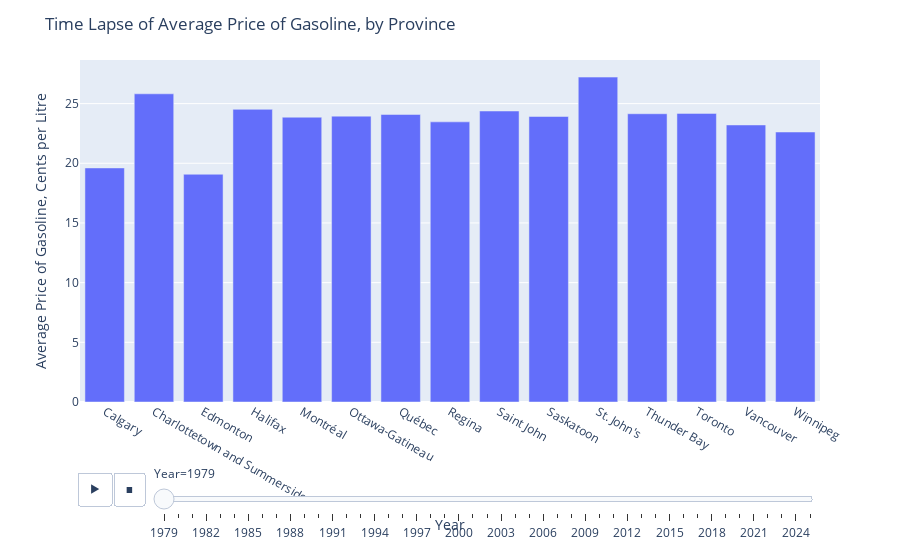

Notebook cell for this chart:
### Code cell
fig = px.bar(bycity,  
            x='City', y = "Value", animation_frame="Year")
fig.update_layout(
    title="Time Lapse of Average Price of Gasoline, by Province",
    xaxis_title="Year",
    yaxis_title="Average Price of Gasoline, Cents per Litre")

fig.show()

### Figure 1 — Plotly figure (JSON) as saved in the notebook; plotly's stock layout.template omitted (floating-point values rounded to 4 significant figures)
{"data": [{"hovertemplate": "Year=1979<br>City=%{x}<br>Value=%{y}<extra></extra>", "legendgroup": "", "marker": {"color": "#636efa", "pattern": {"shape": ""}}, "name": "", "orientation": "v", "showlegend": false, "textposition": "auto", "type": "bar", "x": ["Calgary", "Charlottetown and Summerside", "Edmonton", "Halifax", "Montréal", "Ottawa-Gatineau", "Québec", "Regina", "Saint John", "Saskatoon", "St. John's", "Thunder Bay", "Toronto", "Vancouver", "Winnipeg"], "xaxis": "x", "y": [19.61, 25.82, 19.08, 24.52, 23.86, 23.95, 24.09, 23.47, 24.38, 23.92, 27.22, 24.15, 24.18, 23.21, 22.62], "yaxis": "y"}], "layout": {"autosize": true, "barmode": "relative", "legend": {"tracegroupgap": 0}, "margin": {"t": 60}, "sliders": [{"active": 0, "currentvalue": {"prefix": "Year="}, "len": 0.9, "pad": {"b": 10, "t": 60}, "steps": [{"args": [["1979"], {"frame": {"duration": 0, "redraw": true}, "fromcurrent": true, "mode": "immediate", "transition": {"duration": 0, "easing": "linear"}}], "label": "1979", "method": "animate"}, {"args": [["1980"], {"frame": {"duration": 0, "redraw": true}, "fromcurrent": true, "mode": "immediate", "transition": {"duration": 0, "easing": "linear"}}], "label": "1980", "method": "animate"}, {"args": [["1981"], {"frame": {"duration": 0, "redraw": true}, "fromcurrent": true, "mode": "immediate", "transition": {"duration": 0, "easing": "linear"}}], "label": "1981", "method": "animate"}, {"args": [["1982"], {"frame": {"duration": 0, "redraw": true}, "fromcurrent": true, "mode": "immediate", "transition": {"duration": 0, "easing": "linear"}}], "label": "1982", "method": "animate"}, {"args": [["1983"], {"frame": {"duration": 0, "redraw": true}, "fromcurrent": true, "mode": "immediate", "transition": {"duration": 0, "easing": "linear"}}], "label": "1983", "method": "animate"}, {"args": [["1984"], {"frame": {"duration": 0, "redraw": true}, "fromcurrent": true, "mode": "immediate", "transition": {"duration": 0, "easing": "linear"}}], "label": "1984", "method": "animate"}, {"args": [["1985"], {"frame": {"duration": 0, "redraw": true}, "fromcurrent": true, "mode": "immediate", "transition": {"duration": 0, "easing": "linear"}}], "label": "1985", "method": "animate"}, {"args": [["1986"], {"frame": {"duration": 0, "redraw": true}, "fromcurrent": true, "mode": "immediate", "transition": {"duration": 0, "easing": "linear"}}], "label": "1986", "method": "animate"}, {"args": [["1987"], {"frame": {"duration": 0, "redraw": true}, "fromcurrent": true, "mode": "immediate", "transition": {"duration": 0, "easing": "linear"}}], "label": "1987", "method": "animate"}, {"args": [["1988"], {"frame": {"duration": 0, "redraw": true}, "fromcurrent": true, "mode": "immediate", "transition": {"duration": 0, "easing": "linear"}}], "label": "1988", "method": "animate"}, {"args": [["1989"], {"frame": {"duration": 0, "redraw": true}, "fromcurrent": true, "mode": "immediate", "transition": {"duration": 0, "easing": "linear"}}], "label": "1989", "method": "animate"}, {"args": [["1990"], {"frame": {"duration": 0, "redraw": true}, "fromcurrent": true, "mode": "immediate", "transition": {"duration": 0, "easing": "linear"}}], "label": "1990", "method": "animate"}, {"args": [["1991"], {"frame": {"duration": 0, "redraw": true}, "fromcurrent": true, "mode": "immediate", "transition": {"duration": 0, "easing": "linear"}}], "label": "1991", "method": "animate"}, {"args": [["1992"], {"frame": {"duration": 0, "redraw": true}, "fromcurrent": true, "mode": "immediate", "transition": {"duration": 0, "easing": "linear"}}], "label": "1992", "method": "animate"}, {"args": [["1993"], {"frame": {"duration": 0, "redraw": true}, "fromcurrent": true, "mode": "immediate", "transition": {"duration": 0, "easing": "linear"}}], "label": "1993", "method": "animate"}, {"args": [["1994"], {"frame": {"duration": 0, "redraw": true}, "fromcurrent": true, "mode": "immediate", "transition": {"duration": 0, "easing": "linear"}}], "label": "1994", "method": "animate"}, {"args": [["1995"], {"frame": {"duration": 0, "redraw": true}, "fromcurrent": true, "mode": "immediate", "transition": {"duration": 0, "easing": "linear"}}], "label": "1995", "method": "animate"}, {"args": [["1996"], {"frame": {"duration": 0, "redraw": true}, "fromcurrent": true, "mode": "immediate", "transition": {"duration": 0, "easing": "linear"}}], "label": "1996", "method": "animate"}, {"args": [["1997"], {"frame": {"duration": 0, "redraw": true}, "fromcurrent": true, "mode": "immediate", "transition": {"duration": 0, "easing": "linear"}}], "label": "1997", "method": "animate"}, {"args": [["1998"], {"frame": {"duration": 0, "redraw": true}, "fromcurrent": true, "mode": "immediate", "transition": {"duration": 0, "easing": "linear"}}], "label": "1998", "method": "animate"}, {"args": [["1999"], {"frame": {"duration": 0, "redraw": true}, "fromcurrent": true, "mode": "immediate", "transition": {"duration": 0, "easing": "linear"}}], "label": "1999", "method": "animate"}, {"args": [["2000"], {"frame": {"duration": 0, "redraw": true}, "fromcurrent": true, "mode": "immediate", "transition": {"duration": 0, "easing": "linear"}}], "label": "2000", "method": "animate"}, {"args": [["2001"], {"frame": {"duration": 0, "redraw": true}, "fromcurrent": true, "mode": "immediate", "transition": {"duration": 0, "easing": "linear"}}], "label": "2001", "method": "animate"}, {"args": [["2002"], {"frame": {"duration": 0, "redraw": true}, "fromcurrent": true, "mode": "immediate", "transition": {"duration": 0, "easing": "linear"}}], "label": "2002", "method": "animate"}, {"args": [["2003"], {"frame": {"duration": 0, "redraw": true}, "fromcurrent": true, "mode": "immediate", "transition": {"duration": 0, "easing": "linear"}}], "label": "2003", "method": "animate"}, {"args": [["2004"], {"frame": {"duration": 0, "redraw": true}, "fromcurrent": true, "mode": "immediate", "transition": {"duration": 0, "easing": "linear"}}], "label": "2004", "method": "animate"}, {"args": [["2005"], {"frame": {"duration": 0, "redraw": true}, "fromcurrent": true, "mode": "immediate", "transition": {"duration": 0, "easing": "linear"}}], "label": "2005", "method": "animate"}, {"args": [["2006"], {"frame": {"duration": 0, "redraw": true}, "fromcurrent": true, "mode": "immediate", "transition": {"duration": 0, "easing": "linear"}}], "label": "2006", "method": "animate"}, {"args": [["2007"], {"frame": {"duration": 0, "redraw": true}, "fromcurrent": true, "mode": "immediate", "transition": {"duration": 0, "easing": "linear"}}], "label": "2007", "method": "animate"}, {"args": [["2008"], {"frame": {"duration": 0, "redraw": true}, "fromcurrent": true, "mode": "immediate", "transition": {"duration": 0, "easing": "linear"}}], "label": "2008", "method": "animate"}, {"args": [["2009"], {"frame": {"duration": 0, "redraw": true}, "fromcurrent": true, "mode": "immediate", "transition": {"duration": 0, "easing": "linear"}}], "label": "2009", "method": "animate"}, {"args": [["2010"], {"frame": {"duration": 0, "redraw": true}, "fromcurrent": true, "mode": "immediate", "transition": {"duration": 0, "easing": "linear"}}], "label": "2010", "method": "animate"}, {"args": [["2011"], {"frame": {"duration": 0, "redraw": true}, "fromcurrent": true, "mode": "immediate", "transition": {"duration": 0, "easing": "linear"}}], "label": "2011", "method": "animate"}, {"args": [["2012"], {"frame": {"duration": 0, "redraw": true}, "fromcurrent": true, "mode": "immediate", "transition": {"duration": 0, "easing": "linear"}}], "label": "2012", "method": "animate"}, {"args": [["2013"], {"frame": {"duration": 0, "redraw": true}, "fromcurrent": true, "mode": "immediate", "transition": {"duration": 0, "easing": "linear"}}], "label": "2013", "method": "animate"}, {"args": [["2014"], {"frame": {"duration": 0, "redraw": true}, "fromcurrent": true, "mode": "immediate", "transition": {"duration": 0, "easing": "linear"}}], "label": "2014", "method": "animate"}, {"args": [["2015"], {"frame": {"duration": 0, "redraw": true}, "fromcurrent": true, "mode": "immediate", "transition": {"duration": 0, "easing": "linear"}}], "label": "2015", "method": "animate"}, {"args": [["2016"], {"frame": {"duration": 0, "redraw": true}, "fromcurrent": true, "mode": "immediate", "transition": {"duration": 0, "easing": "linear"}}], "label": "2016", "method": "animate"}, {"args": [["2017"], {"frame": {"duration": 0, "redraw": true}, "fromcurrent": true, "mode": "immediate", "transition": {"duration": 0, "easing": "linear"}}], "label": "2017", "method": "animate"}, {"args": [["2018"], {"frame": {"duration": 0, "redraw": true}, "fromcurrent": true, "mode": "immediate", "transition": {"duration": 0, "easing": "linear"}}], "label": "2018", "method": "animate"}, {"args": [["2019"], {"frame": {"duration": 0, "redraw": true}, "fromcurrent": true, "mode": "immediate", "transition": {"duration": 0, "easing": "linear"}}], "label": "2019", "method": "animate"}, {"args": [["2020"], {"frame": {"duration": 0, "redraw": true}, "fromcurrent": true, "mode": "immediate", "transition": {"duration": 0, "easing": "linear"}}], "label": "2020", "method": "animate"}, {"args": [["2021"], {"frame": {"duration": 0, "redraw": true}, "fromcurrent": true, "mode": "immediate", "transition": {"duration": 0, "easing": "linear"}}], "label": "2021", "method": "animate"}, {"args": [["2022"], {"frame": {"duration": 0, "redraw": true}, "fromcurrent": true, "mode": "immediate", "transition": {"duration": 0, "easing": "linear"}}], "label": "2022", "method": "animate"}, {"args": [["2023"], {"frame": {"duration": 0, "redraw": true}, "fromcurrent": true, "mode": "immediate", "transition": {"duration": 0, "easing": "linear"}}], "label": "2023", "method": "animate"}, {"args": [["2024"], {"frame": {"duration": 0, "redraw": true}, "fromcurrent": true, "mode": "immediate", "transition": {"duration": 0, "easing": "linear"}}], "label": "2024", "method": "animate"}, {"args": [["2025"], {"frame": {"duration": 0, "redraw": true}, "fromcurrent": true, "mode": "immediate", "transition": {"duration": 0, "easing": "linear"}}], "label": "2025", "method": "animate"}], "x": 0.1, "xanchor": "left", "y": 0, "yanchor": "top"}], "title": {"text": "Time Lapse of Average Price of Gasoline, by Province"}, "updatemenus": [{"buttons": [{"args": [null, {"frame": {"duration": 500, "redraw": true}, "fromcurrent": true, "mode": "immediate", "transition": {"duration": 500, "easing": "linear"}}], "label": "&#9654;", "method": "animate"}, {"args": [[null], {"frame": {"duration": 0, "redraw": true}, "fromcurrent": true, "mode": "immediate", "transition": {"duration": 0, "easing": "linear"}}], "label": "&#9724;", "method": "animate"}], "direction": "left", "pad": {"r": 10, "t": 70}, "showactive": false, "type": "buttons", "x": 0.1, "xanchor": "right", "y": 0, "yanchor": "top"}], "xaxis": {"anchor": "y", "autorange": true, "domain": [0, 1], "range": [-0.5, 14.5], "title": {"text": "Year"}, "type": "category"}, "yaxis": {"anchor": "x", "autorange": true, "domain": [0, 1], "range": [0, 28.65], "title": {"text": "Average Price of Gasoline, Cents per Litre"}, "type": "linear"}}}
